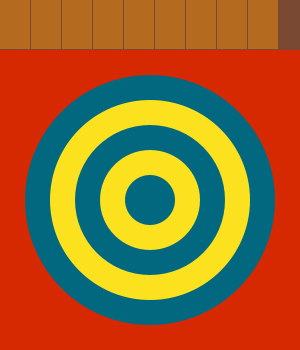
Frame 1 (no input)
Frame 60 (the mouse pressed at the canvas centre just before this capture): identical to frame 1, image omitted
Frame 120 (the mouse held since frame 60 and released just before this capture): identical to frame 1, image omitted

The Processing sketch that drew this single still picture (run headless with seeded random() and noise(); from frame 60 on, the mouse is pressed at the canvas centre):

// Processing sketch: Teresa_JasperJohns
// ── Teresa_JasperJohns.pde
//tribute to jasper johns

int pWidth = 30; //panel width
int pHeight = 49; //panel height
int gap = 1;
int y0, y1, y2, y3, y4, y5, y6, y7, y8;
float speed = 3;

void setup() {
  size(300, 350);
  background(214, 41, 2);

  int x = width/2; //sets ellipse to center
  int y = height - x;
  int eWidth = width - 50; //sets padding around target

  for (int spacing = 50; eWidth > 0; eWidth = eWidth - 2*spacing) { //double spacing to acount for both ellipses
    noStroke();
    fill (2, 104, 127); //blue
    ellipse(x, y, eWidth, eWidth);

    fill (252, 226, 30); //yellow
    ellipse(x, y, eWidth - spacing, eWidth - spacing );
  }
}



void draw() {
  //draw background of panels
  fill(121, 73, 51);
  rect( 0, 0, width, pHeight + gap); 

  //draw panels with different fills
  for (int i=0; i<9; i++) {
    if (i==0) {
      fill(66, 9, 67); //purple
    }
    if (i==1) {
      fill(22, 100, 165); //blue
    }
    if (i==2) {
      fill(255); //white
    }
    if (i==3) {
      fill(214, 41, 2); //red
    }
    if (i==4) {
      fill(250, 201, 220); //pink
    }
    if (i==5) {
      fill(255, 102, 0); //orange
    }
    if (i==6) {
      fill(96, 120, 96); //green
    }
    if (i==7) {
      fill(255, 170, 0); //light orange
    }
    if (i==8) {
      fill(34, 51, 85); //navy blue
    } 

    rect(i*pWidth+i*gap, 0, pWidth, pHeight);
  }


  if (mouseY < pHeight) {
    if (mouseX>0 && mouseX <= pWidth) {
      y0 -= speed;
    } else if (mouseX > pWidth) {
      y0 = 0;
    }

    if (mouseX> pWidth+gap && mouseX <= 2*pWidth + 2*gap) {
      y1 -= speed;
    } else if (mouseX < pWidth || mouseX > 2*pWidth + 2*gap) {
      y1 = 0;
    }

    if (mouseX> 2*pWidth + 2*gap && mouseX <= 3*pWidth + 3*gap) {
      y2 -= speed;
    } else if (mouseX < 2*pWidth + 2*gap || mouseX > 3*pWidth + 3*gap) {
      y2 = 0;
    }

    if (mouseX> 3*pWidth + 3*gap && mouseX <= 4*pWidth + 4*gap) {
      y3 -= speed;
    } else if (mouseX < 3*pWidth + 3*gap || mouseX > 4*pWidth + 4*gap) {
      y3 = 0;
    }

    if (mouseX> 4*pWidth + 4*gap && mouseX <= 5*pWidth + 5*gap) {
      y4 -= speed;
    } else if (mouseX < 4*pWidth + 4*gap || mouseX > 5*pWidth + 5*gap) {
      y4 = 0;
    }

    if (mouseX> 5*pWidth + 5*gap && mouseX <= 6*pWidth + 6*gap) {
      y5 -= speed;
    } else if (mouseX < 5*pWidth + 5*gap || mouseX > 6*pWidth + 6*gap) {
      y5 = 0;
    }

    if (mouseX> 6*pWidth + 6*gap && mouseX <= 7*pWidth + 7*gap) {
      y6 -= speed;
    } else if (mouseX < 6*pWidth + 6*gap || mouseX > 7*pWidth + 7*gap) {
      y6 = 0;
    }

    if (mouseX> 7*pWidth + 7*gap && mouseX <= 8*pWidth + 8*gap) {
      y7 -= speed;
    } else if (mouseX < 7*pWidth + 7*gap || mouseX > 8*pWidth + 8*gap) {
      y7 = 0;
    }

    if (mouseX> 8*pWidth + 8*gap && mouseX <= 9*pWidth + 9*gap) {
      y8 -= speed;
    } else if (mouseX < 8*pWidth + 8*gap || mouseX > 9*pWidth + 9*gap) {
      y8 = 0;
    }
  }




  fill(181, 107, 31);
  rect(0, y0, pWidth, pHeight);
  rect(1*pWidth + 1*gap, y1, pWidth, pHeight);
  rect(2*pWidth + 2*gap, y2, pWidth, pHeight);
  rect(3*pWidth + 3*gap, y3, pWidth, pHeight);
  rect(4*pWidth + 4*gap, y4, pWidth, pHeight);
  rect(5*pWidth + 5*gap, y5, pWidth, pHeight);
  rect(6*pWidth + 6*gap, y6, pWidth, pHeight);
  rect(7*pWidth + 7*gap, y7, pWidth, pHeight);
  rect(8*pWidth + 8*gap, y8, pWidth, pHeight);
}
//   if (mouseX > 0 && mouseX < pWidth + gap) {
//     fill(0, 255, 0);
//     rect(pWidth+gap, 0, pWidth, pHeight);
//   } else {
//     fill(0);
//     rect(pWidth+gap, 0, pWidth, pHeight);
//   }

// for (int i = 0; mouseX > i * pWidth && mouseX < (i+1) * pWidth; i++){
//   if(i==0){
//     rect(30, 40, 20, 20);
//   }
//   if(i==2){
//     rect(60, 60, 30, 30);
//   }
//}


// if (mouseX > panelWidth + gap && mouseX < 2*panelWidth + 2*gap) {
//   fill(0, 255, 0);
//   rect(panelWidth+gap, 0, panelWidth, panelHeight);
// }

// 
